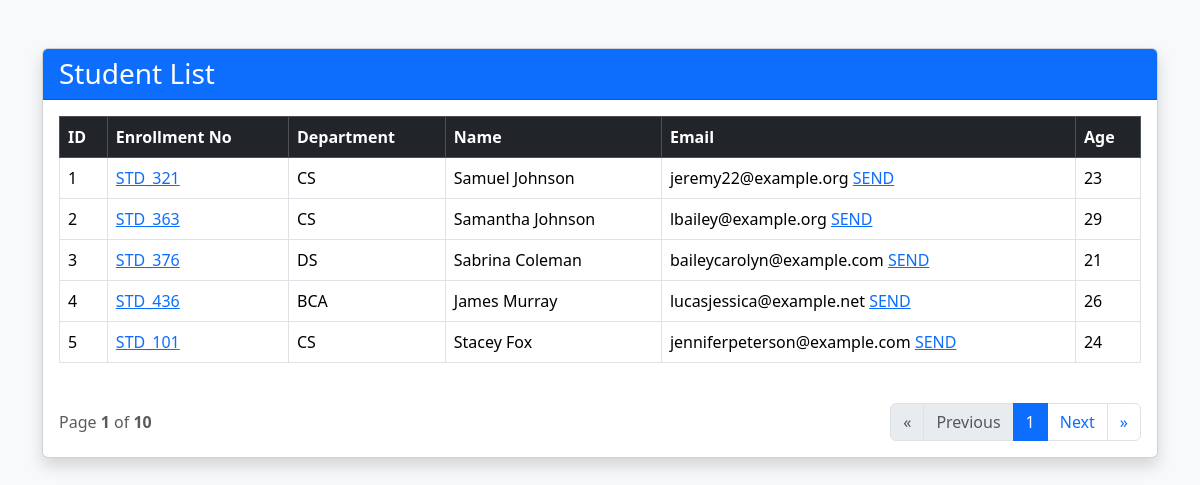
The page / on the database its author committed.
### myapp/models.py (models this page shows)
class Student(models.Model):
    dept = models.ForeignKey(Dept,on_delete=models.CASCADE)
    enno = models.OneToOneField(Enroll,on_delete=models.CASCADE)
    name = models.CharField(max_length=20)
    email = models.CharField(max_length=50)
    age = models.IntegerField()

class Enroll(models.Model):
    en_no = models.CharField(max_length=20)

class Dept(models.Model):
    name = models.CharField(max_length=20)

### myapp/views.py (the view)
# urls.py: path("",index,name="index"),
def index(request):
    students = Student.objects.all()
    paginator = Paginator(students, 5)
    page_number = request.GET.get("page")
    page_obj = paginator.get_page(page_number)
    return render(request,"index.html",{"page_obj":page_obj})

### myapp/templates/index.html (shortened to what this page needs)
<!DOCTYPE html>
<html lang="en">
<head>
    <link href="https://cdn.jsdelivr.net/npm/bootstrap@5.3.3/dist/css/bootstrap.min.css" rel="stylesheet">
</head>
<body class="bg-light">
    <div class="container mt-5">
        <div class="card shadow">
            <div class="card-header bg-primary text-white">
                <h3 class="mb-0">Student List</h3>
            </div>
            <div class="card-body">
                <div class="table-responsive">
                    <table class="table table-bordered table-hover align-middle">
                        <thead class="table-dark">
                            <tr>
                                <th>ID</th>
                                <th>Enrollment No</th>
                                <th>Department</th>
                                <th>Name</th>
                                <th>Email</th>
                                <th>Age</th>
                            </tr>
                        </thead>
                        <tbody>
                            {% for student in page_obj %}
                            <tr>
                                <td>{{ forloop.counter }}</td>
                                <td><a
                                        href="{%url 'result' %}?id={{student.id}}&action=display">{{student.enno.en_no}}</a>
                                </td>
                                <td>{{ student.dept.name }}</td>
                                <td>{{ student.name }}</td>
                                <td>{{ student.email }} <a
                                        href="{%url 'result'%}?id={{student.id}}&action=mail">SEND</a></td>
                                <td>{{ student.age }}</td>
                            </tr>
                            {% empty %}
                            <tr>
                                <td colspan="6" class="text-center text-muted">
                                    No students found
                                </td>
                            </tr>
                            {% endfor %}
                        </tbody>
                    </table>
                </div>
                {% if page_obj.paginator.num_pages > 1 %}
                <div class="d-flex justify-content-between align-items-center mt-4">
                    <div class="text-muted">
                        Page <strong>{{ page_obj.number }}</strong>
                        of <strong>{{ page_obj.paginator.num_pages }}</strong>
                    </div>
                    <nav aria-label="Student pagination">
                        <ul class="pagination mb-0">
                            {% if page_obj.has_previous %}
                            <li class="page-item">
                                <a class="page-link" href="?page=1">
                                    &laquo;
                                </a>
                            </li>
                            <li class="page-item">
                                <a class="page-link" href="?page={{ page_obj.previous_page_number }}">
                                    Previous
                                </a>
                            </li>
                            {% else %}
                            <li class="page-item disabled">
                                <span class="page-link">&laquo;</span>
                            </li>
                            <li class="page-item disabled">
                                <span class="page-link">Previous</span>
                            </li>
                            {% endif %}
                            <li class="page-item active">
                                <span class="page-link">
                                    {{ page_obj.number }}
                                </span>
                            </li>
                            {% if page_obj.has_next %}
                            <li class="page-item">
                                <a class="page-link" href="?page={{ page_obj.next_page_number }}">
                                    Next
                                </a>
                            </li>
                            <li class="page-item">
                                <a class="page-link" href="?page={{ page_obj.paginator.num_pages }}">
                                    &raquo;
                                </a>
                            </li>
                            {% endif %}
                        </ul>
                    </nav>
                </div>
                {% endif %}
            </div>
        </div>
    </div>
</body>
</html>

### rows shown on the page
Student: enno.en_no "STD_321", dept.name "CS", name "Samuel Johnson", email "jeremy22@example.org", age "23"
Student: enno.en_no "STD_363", dept.name "CS", name "Samantha Johnson", email "lbailey@example.org", age "29"
Student: enno.en_no "STD_376", dept.name "DS", name "Sabrina Coleman", email "baileycarolyn@example.com", age "21"
Student: enno.en_no "STD_436", dept.name "BCA", name "James Murray", email "lucasjessica@example.net", age "26"
Student: enno.en_no "STD_101", dept.name "CS", name "Stacey Fox", email "jenniferpeterson@example.com", age "24"

### other values the page prints
{{ page_obj.number }} "1"
{{ page_obj.paginator.num_pages }} "10"
